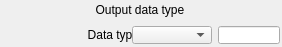
   <widget class="caFrame" name="caFrame_0">
    <property name="geometry">
     <rect>
      <x>442</x>
      <y>515</y>
      <width>282</width>
      <height>47</height>
     </rect>
    </property>
    <widget class="caFrame" name="caFrame_1">
     <property name="geometry">
      <rect>
       <x>31</x>
       <y>25</y>
       <width>251</width>
       <height>22</height>
      </rect>
     </property>
     <widget class="caLabel" name="caLabel_1">
      <property name="geometry">
       <rect>
        <x>0</x>
        <y>0</y>
        <width>108</width>
        <height>20</height>
       </rect>
      </property>
      <property name="frameShape">
       <enum>QFrame::NoFrame</enum>
      </property>
      <property name="text">
       <string>Data type</string>
      </property>
      <property name="alignment">
       <set>Qt::AlignAbsolute|Qt::AlignRight|Qt::AlignTrailing|Qt::AlignVCenter</set>
      </property>
      <property name="fontScaleMode">
       <enum>ESimpleLabel::WidthAndHeight</enum>
      </property>
      <property name="foreground">
       <color>
        <red>0</red>
        <green>0</green>
        <blue>0</blue>
       </color>
      </property>
      <property name="background">
       <color alpha="0">
        <red>0</red>
        <green>0</green>
        <blue>0</blue>
       </color>
      </property>
     </widget>
     <widget class="caMenu" name="caMenu_0">
      <property name="geometry">
       <rect>
        <x>101</x>
        <y>1</y>
        <width>80</width>
        <height>18</height>
       </rect>
      </property>
      <property name="channel" stdset="0">
       <string>$(P)$(R)DataTypeOut</string>
      </property>
      <property name="colorMode">
       <enum>caMenu::Static</enum>
      </property>
      <property name="foreground">
       <color>
        <red>0</red>
        <green>0</green>
        <blue>0</blue>
       </color>
      </property>
      <property name="background">
       <color>
        <red>115</red>
        <green>223</green>
        <blue>255</blue>
       </color>
      </property>
     </widget>
     <widget class="caLineEdit" name="caLineEdit_0">
      <property name="geometry">
       <rect>
        <x>187</x>
        <y>1</y>
        <width>62</width>
        <height>18</height>
       </rect>
      </property>
      <property name="alignment">
       <set>Qt::AlignAbsolute|Qt::AlignCenter|Qt::AlignHCenter|Qt::AlignVCenter</set>
      </property>
      <property name="channel" stdset="0">
       <string>$(P)$(R)DataTypeOut_RBV</string>
      </property>
      <property name="foreground">
       <color>
        <red>10</red>
        <green>0</green>
        <blue>184</blue>
       </color>
      </property>
      <property name="background">
       <color>
        <red>187</red>
        <green>187</green>
        <blue>187</blue>
       </color>
      </property>
      <property name="colorMode">
       <enum>caLineEdit::Static</enum>
      </property>
      <property name="precisionMode">
       <enum>caLineEdit::Channel</enum>
      </property>
      <property name="limitsMode">
       <enum>caLineEdit::Channel</enum>
      </property>
      <property name="maxValue">
       <double>1.000000000000000</double>
      </property>
      <property name="minValue">
       <double>0.000000000000000</double>
      </property>
      <property name="fontScaleMode">
       <enum>caLineEdit::WidthAndHeight</enum>
      </property>
      <property name="formatType">
       <enum>caLineEdit::decimal</enum>
      </property>
     </widget>
    </widget>
    <widget class="caGraphics" name="caRectangle_2">
     <property name="geometry">
      <rect>
       <x>0</x>
       <y>0</y>
       <width>280</width>
       <height>21</height>
      </rect>
     </property>
     <property name="foreground">
      <color>
       <red>218</red>
       <green>218</green>
       <blue>218</blue>
      </color>
     </property>
     <property name="linestyle" stdset="0">
      <enum>caGraphics::Solid</enum>
     </property>
     <property name="fillstyle" stdset="0">
      <enum>caGraphics::Filled</enum>
     </property>
     <property name="lineColor">
      <color>
       <red>218</red>
       <green>218</green>
       <blue>218</blue>
      </color>
     </property>
     <property name="form">
      <enum>caGraphics::Rectangle</enum>
     </property>
    </widget>
    <widget class="caLabel" name="caLabel_2">
     <property name="geometry">
      <rect>
       <x>5</x>
       <y>0</y>
       <width>270</width>
       <height>20</height>
      </rect>
     </property>
     <property name="frameShape">
      <enum>QFrame::NoFrame</enum>
     </property>
     <property name="text">
      <string>Output data type</string>
     </property>
     <property name="alignment">
      <set>Qt::AlignAbsolute|Qt::AlignCenter|Qt::AlignHCenter|Qt::AlignVCenter</set>
     </property>
     <property name="fontScaleMode">
      <enum>ESimpleLabel::WidthAndHeight</enum>
     </property>
     <property name="foreground">
      <color>
       <red>10</red>
       <green>0</green>
       <blue>184</blue>
      </color>
     </property>
     <property name="background">
      <color alpha="0">
       <red>10</red>
       <green>0</green>
       <blue>184</blue>
      </color>
     </property>
    </widget>
   </widget>
